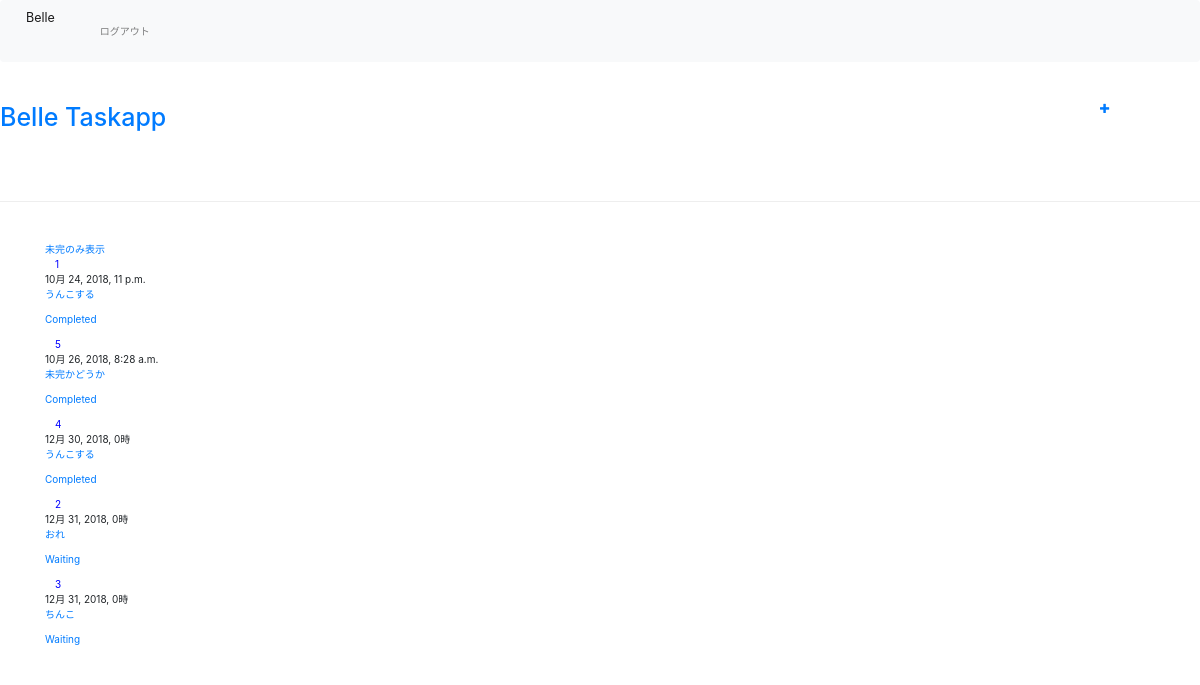
/taskapp/ (signed in), run on the app's committed database.
### taskapp/models.py (models this page shows, shortened)
class Task(models.Model):
    author = models.ForeignKey("auth.User",on_delete=models.CASCADE)
    title = models.CharField(max_length=200)
    created_date = models.DateTimeField(default=timezone.now)
    limit_date = models.DateTimeField(blank=True,null=True)
    is_completed = models.BooleanField(default = False)

### taskapp/views.py (the view)
# urls.py: path("",views.task_list,name="task_list"),
def task_list(request):
    tasks = Task.objects.all().order_by("limit_date")
    return render(request,"taskapp/task_list.html",{"tasks":tasks})

### taskapp/templates/taskapp/task_list.html
{% extends 'taskapp/base.html' %}
{% block content %}
{% if user.is_authenticated %}
<a href="{% url 'taskapp:task_uncompleted' %}">未完のみ表示</a>
    {% for task in tasks %}
        <div class="post">
          　<span style= "color:blue;">{{ task.pk }}</span></a>
            <div class="date">
                {{ task.limit_date }}
            </div>
            <p><a href="{% url 'taskapp:task_edit' pk=task.pk %}">{{ task.title }}</p>
            {% if task.is_completed %}
                <p>Completed</p>
            {% else %}
                <p>Waiting</p>
            {% endif %}
        </div>
    {% endfor %}
{% endif %}
{% endblock %}

### data on the page
Task: pk "1", limit_date "10月 24, 2018, 11 p.m.", title "うんこする", is_completed "Completed"
Task: pk "5", limit_date "10月 26, 2018, 8:28 a.m.", title "未完かどうか", is_completed "Completed"
Task: pk "4", limit_date "12月 30, 2018, 0時", title "うんこする", is_completed "Completed"
Task: pk "2", limit_date "12月 31, 2018, 0時", title "おれ", is_completed "Waiting"
Task: pk "3", limit_date "12月 31, 2018, 0時", title "ちんこ", is_completed "Waiting"
